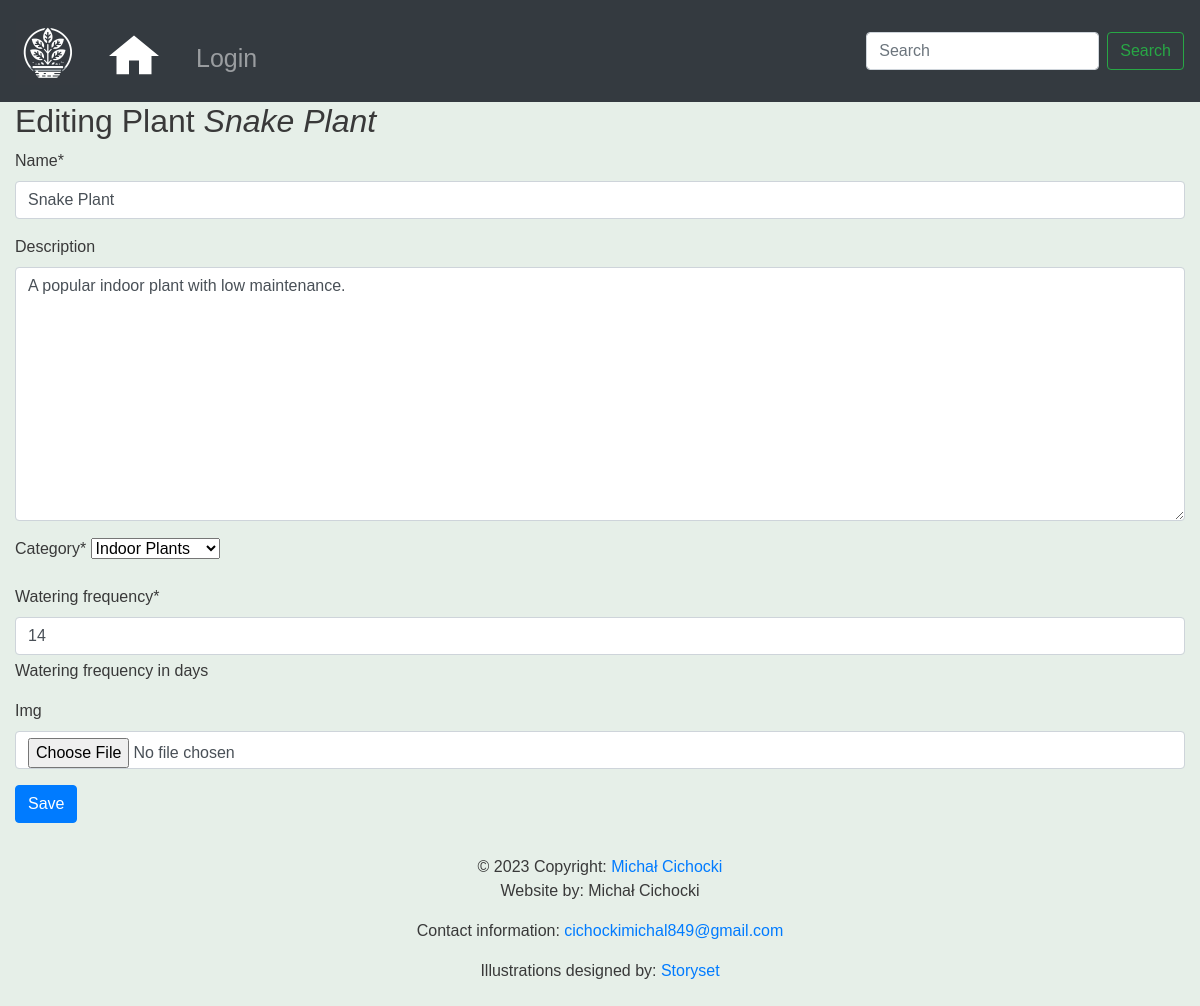
The page /plants/1/edit/ on the database as committed earlier.
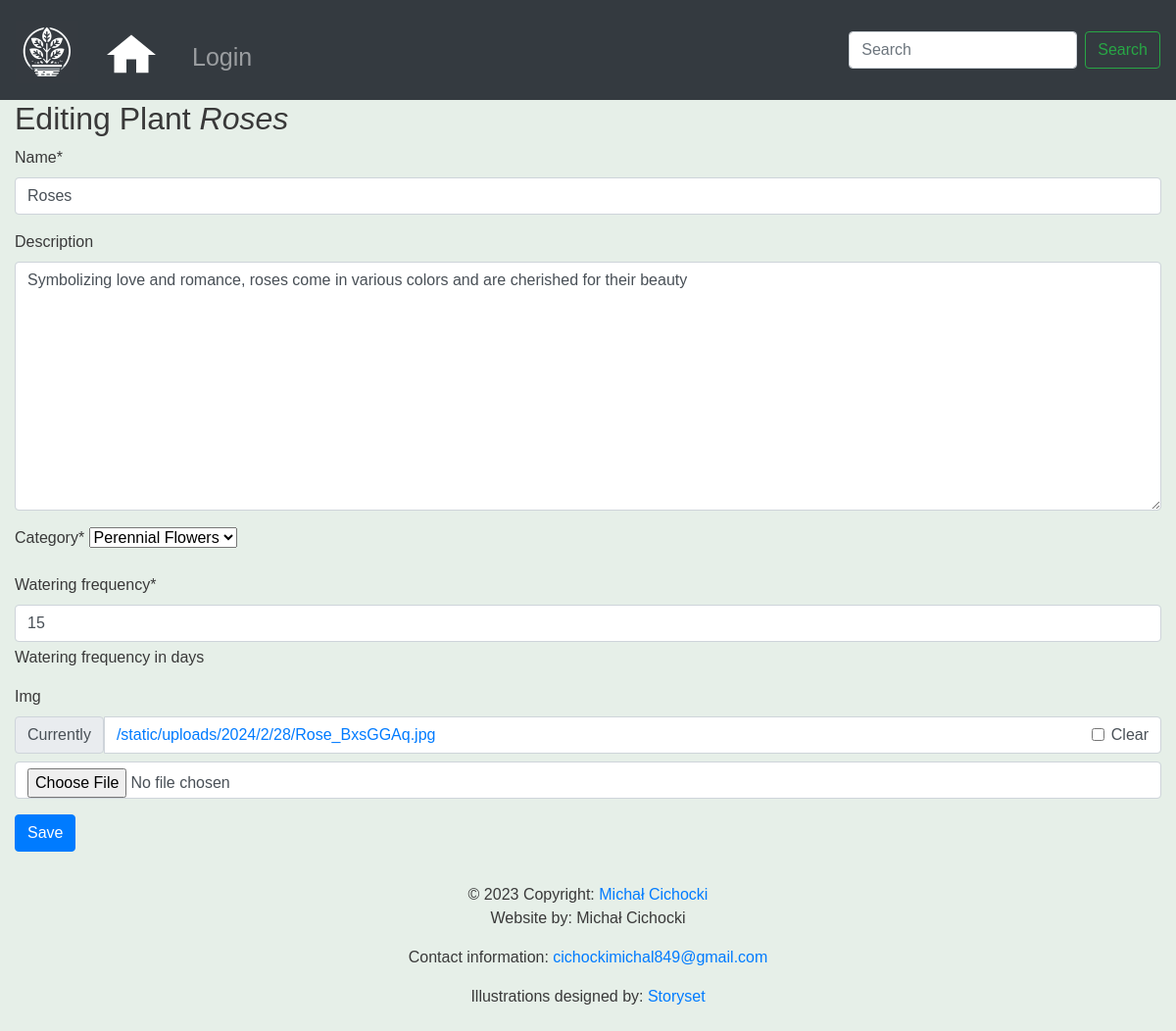
The same page on the database as committed later.
### schedule_keeper/models.py (models this page shows)
class Plant(models.Model):
    name = models.CharField(max_length=255)
    description = models.TextField(blank=True, null=True)
    category = models.ForeignKey(Category, on_delete=models.CASCADE)
    watering_frequency = models.PositiveIntegerField(help_text="Watering frequency in days")
    img = models.ImageField(upload_to=upload_to, null=True, blank=True)
    creator = models.ForeignKey(User, on_delete=models.CASCADE)
    def __str__(self):
        return self.name

class Category(models.Model):
    name = models.CharField(max_length=100)
    def __str__(self):
        return self.name

### schedule_keeper/views.py (the view, shortened to what this page needs)
# urls.py: path('plants/<int:pk>/edit/', views.PlantEditView.as_view(), name='plant-edit'),
class PlantEditView(TemplateView):
    template_name = 'schedule_keeper/instance_form.html'
    form_class = PlantForm
    def get(self, request, pk):
        plant = get_object_or_404(Plant, pk=pk)
        form = self.form_class(instance=plant)
        context = {
            "form": form,
            "instance": plant,
            "model_type": "Plant",
        }
        return render(request, self.template_name, context)

### schedule_keeper/forms.py
class PlantForm(InstanceForm):
    class Meta:
        model = Plant
        fields = ["name", "description", "category", "watering_frequency", "img"]

### schedule_keeper/templates/schedule_keeper/instance_form.html (shortened to what this page needs)
{% extends 'base.html' %}
{% load crispy_forms_tags %}
{% block content %}
    <h2>{% if instance %}
        Editing {{ model_type }} <em>{{ instance }}</em>
    {% else %}
        New {{ model_type }}
    {% endif %}
    </h2>
    {% crispy form %}
{% endblock %}

### templates/base.html (shortened to what this page needs)
<!doctype html>
{% load static %}
<html lang="en">
<head>
    <link rel="stylesheet" href="https://stackpath.bootstrapcdn.com/bootstrap/4.4.1/css/bootstrap.min.css"
>
    <link rel="stylesheet" href="https://cdnjs.cloudflare.com/ajax/libs/font-awesome/4.7.0/css/font-awesome.min.css">
    <link rel="stylesheet" href={% static 'css/base.css' %}>
</head>
<body>
<nav class="navbar navbar-expand-sm navbar-dark bg-dark sticky-top">
    <a class="navbar-brand" href="/">
        <img class="mt-1" src={% static 'logo.jpg' %} alt="Potted Plant Logo">
    </a>
    <div class="collapse navbar-collapse" id="navbarSupportedContent">
        <ul class="navbar-nav mr-auto">
            <li class="nav-item mt-1 active">
                <a class="nav-link" href="/plants/">
            </li>
            {% if user.is_authenticated %}
                <li class="nav-item">
                    <a class="nav-link mt-2" href="/accounts/logout">Logout</a>
                </li>
            {% else %}
                <li class="nav-item">
                    <a class="nav-link mt-2" href="/accounts/login">Login</a>
                </li>
            {% endif %}
        </ul>
        <form action="{% url 'plants' %}" class="form-inline my-2 my-lg-0">
            <input class="form-control mr-sm-2" type="search" placeholder="Search" aria-label="Search" name="search"
                   value="{{ search_text }}">
            <button class="btn btn-outline-success my-2 my-sm-0" type="submit">Search</button>
        </form>
    </div>
</nav>
<div class="container-fluid">
    {% block content %}
    {% endblock %}
</div>
<footer class="page-footer font-small blue">
    <div class="footer-copyright text-center py-3">© 2023 Copyright:
        <a href="https://www.linkedin.com/in/michał-cichocki/"> Michał Cichocki</a>
        <p>Website by: Michał Cichocki</p>
        <p>Contact information: <a href="mailto:cichockimichal849@gmail.com">cichockimichal849@gmail.com</a></p>
        <p>Illustrations designed by: <a href="https://storyset.com/illustration/people-taking-care-of-plants/amico">Storyset</a>
        </p>
    </div>
</footer>
</body>
</html>

### static/css/base.css (style rules this page uses)
.navbar { min-height: 100px; font-size: 25px; }
.navbar-brand > img { width: 4rem; height: 4rem; }
body { font-family: 'Source Sans Pro', sans-serif; background-color: #e6efe8; color: #393939; }
.nav-link > svg { margin-top: .4rem; }
nav { background-color: black; }

Rows that differ between the two databases and show on the page:
changed Plant: name "Snake Plant" → "Roses"; description "A popular indoor plant with low maintenance." → "Symbolizing love and romance, roses come in various colors and are cherished for their beauty"; category "Indoor Plants" → "Perennial Flowers"; watering_frequency "14" → "15"
Other text that changed with them:
form field crispy: (not shown) → "☐"
text no longer shown: "Name * Description Category * Watering frequency * Watering frequency in days Img"
text now shown: "Name * Description Category * Watering frequency * Watering frequency in days Img Currently /static/uploads/2024/2/28/Rose_BxsGGAq.jpg Clear"
